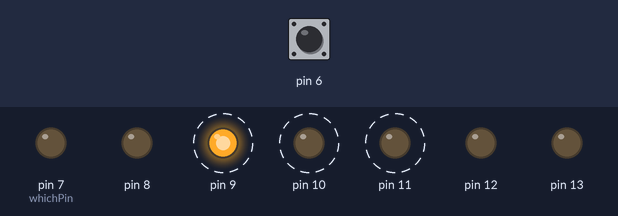
A sketch run on a simulated Arduino Uno, built with avr-gcc and run on an emulated ATmega328P. Shown: output pins drawn as LEDs (lit = HIGH). Dashed ring = blinking. The inputs (shaded band) are chosen by the test bench; at power-on: pin 6 HIGH.

Above: at 0.15 s.
At 1.26 s:
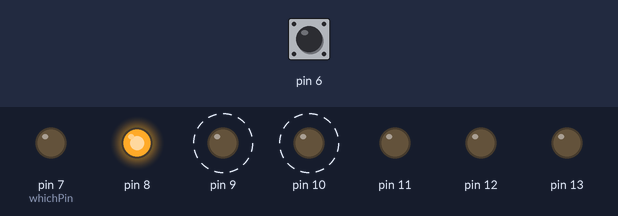
1.3 s: pin 6 pulled LOW for 3.2 s
At 3.0 s:
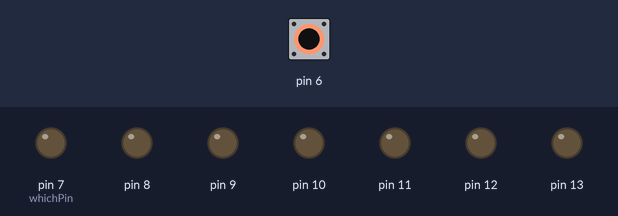
Timing chart, 0 to 12.0 s (numbered marks = the images above; inputs shaded):
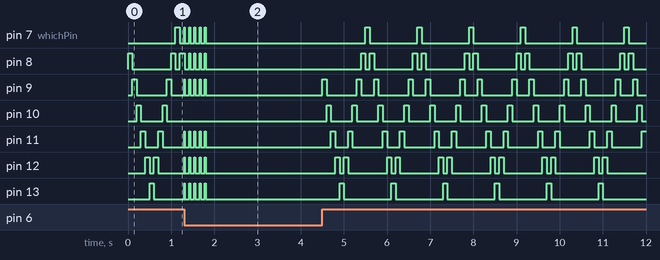

The sketch:

LEDScannerGame.ino
```cpp
///////////////////////////////////////////////////////////////////////////
// Our Variables
int lives = 3;
int whichPin = 7;
int whichDirection = 1;
int delayTime = 100;

///////////////////////////////////////////////////////////////////////////
// Set up our pin modes
void setup()
{
  pinMode(6, INPUT_PULLUP);

  pinMode(7, OUTPUT);
  pinMode(8, OUTPUT);
  pinMode(9, OUTPUT);
  pinMode(10, OUTPUT);
  pinMode(11, OUTPUT);
  pinMode(12, OUTPUT);
  pinMode(13, OUTPUT);
}

///////////////////////////////////////////////////////////////////////////
// Called when player wins a round
void Win()
{
  for(int i=0; i<5; ++i)
  {
    digitalWrite(10, HIGH);
    delay(20);
    digitalWrite(10, LOW);
    delay(100);
  }
}

///////////////////////////////////////////////////////////////////////////
// Called when player loses a round
void Lose()
{
  for(int i=0; i<5; ++i)
  {
    digitalWrite(7, HIGH);
    digitalWrite(8, HIGH);
    digitalWrite(9, HIGH);
    digitalWrite(10, LOW);
    digitalWrite(11, HIGH);
    digitalWrite(12, HIGH);
    digitalWrite(13, HIGH);
    delay(20);
    digitalWrite(7, LOW);
    digitalWrite(8, LOW);
    digitalWrite(9, LOW);
    digitalWrite(10, LOW);
    digitalWrite(11, LOW);
    digitalWrite(12, LOW);
    digitalWrite(13, LOW);
    delay(100);
  }
}

///////////////////////////////////////////////////////////////////////////
// Called when the game is over
void GameOver()
{
  while(true)
  {
    digitalWrite(whichPin, HIGH);
    delay(100);
    digitalWrite(whichPin, LOW);
    delay(400);
  }
}

///////////////////////////////////////////////////////////////////////////
void loop()
{
  // is the button pressed?
  if(digitalRead(6) == LOW)
  {
    // is the middle LED lit?
    if(whichPin == 10)
    {
      // Win!!
      Win();

      // Make the game get faster
      delayTime = delayTime - 5;
    }
    else
    {
      // Lose
      Lose();

      // Lose a life
      lives = lives - 1;
      if(lives < 0)
        GameOver();
    }
    delay(1000);
    while(digitalRead(6) == LOW)
    {
      // dont do anything.. we're just waiting for
      // player to stop pressing the button
    }
  }
  else
  {
    // turn off the current pin
    digitalWrite(whichPin, LOW);

    // move to the next pin
    whichPin = whichPin + whichDirection;

    // if we reach the last pin, change direction
    // and come back again!
    if(whichPin >= 13)
      whichDirection = -1;
    else if(whichPin <= 7)
      whichDirection = 1;

    // turn on new pin
    digitalWrite(whichPin, HIGH);

    // and wait a bit!
    delay(delayTime);
  }
}
```
